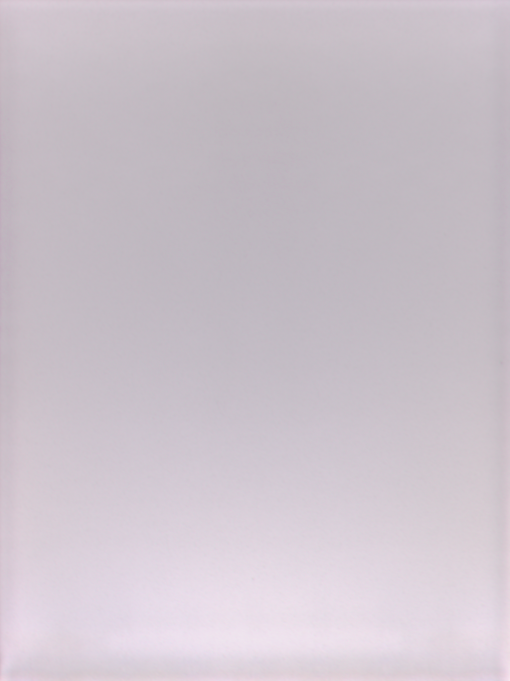
#> input picture White/1_20200328_150422_White_Reg.Png, 510 x 681 px; its folder holds only this picture in this run
$ jupyter execute --allow-errors 'CrossHatch week2_wedns.ipynb'
#> lines starting #> are read from the running program, lines starting #| are printed output that depends on the picture; after the words box and inside, x2 and y2 are one past the last pixel; in counts of white or black regions, pixels touching at a corner belong together
[cell 1]
import numpy as np
import cv2 as cv
import os, sys, glob, scipy, argparse
import matplotlib.pyplot as plt
from scipy import signal
from scipy import fftpack, fft
from scipy.fftpack import fftshift, irfft, rfft
from scipy.signal import blackman

[cell 2]
class CrossHatch(object):
    """generate plots and pass/fail outputs based on frequency vs. distance
    INPUTS:
         1) path: the path that contains all the images
    OUTPUT options:
      1) createDict
      returns: hashtable w/ dictionary key: what # the image is in the dir,
      BUT LATER PLEASE DONT FORGET TO replace with serial number
         dict values:
            a) original image
            b) brg2grey, Scharr edge detection (2d conv), LPF, threshold
            c) y-sobel
            d) fitted contours of minimum enclosing area
            e) plot of FFT score vs. column number
      2) subPlotsLong: 646 subplots for long, or
      3) subPlotsShort: 484 subplots for short crosshatch
      BUT LATER PLEASE REPLACE FFT WITH DCT"""
    def __init__(self, path , rows, col):
        assert os.path.isdir(pathTest), "hey"
        self.path = path
        self.rows = rows
        self.col = col
    def createDict(self):
        # define scharr kernal to convolve along diagonals
        kern = [[0, 1,  0], [1, 0, -1],[ 0, -1 ,0]]
        # define counter to number how many images in the dir
        count = 1
        white = {}
        img = [] # 1st value in dictionary
        imgScharr = [] # 2nd value in dictionary
        score = [] # will be used as numerical value > 0 that quantifies how many cols are crosshatched
        print("Image directory: " + str(self.path))
        print("Number of rows: " + str(self.rows))
        print("Number of col: " + str(self.col))
        for fname in glob.glob(self.path+'/*.Png'):
            #print(fname)
            img.append(cv.imread(fname)) #first value pair
            plt.figure()
            plt.title('White Image ' + str(count) + ": flipped from RGB --> BGR")
            plt.imshow(img[-1])
            #==============================================================
            # 1st VALUE, original pixel BGR mat
            #==============================================================
            im = img.copy()
#> im = 1 item
            imgray = cv.cvtColor(im[-1], cv.COLOR_BGR2GRAY)

            #==============================================================
            # 2nd VALUE, Scharr pixel mat
            #==============================================================
            imgray = cv.bilateralFilter(imgray, 15, 75, 75)
            ret, thresh = cv.threshold(imgray, 10, 255, cv.THRESH_BINARY)
#> thresh: shape (681, 510); every value is 255
            contours, hierarchy = cv.findContours(thresh, cv.RETR_EXTERNAL, cv.CHAIN_APPROX_SIMPLE)
#> contours = [[[0, 0], [0, 680], [509, 680], [509, 0]]]
            im_with_contours = cv.drawContours(im[-1], contours, -1, (0,255,0), 6)
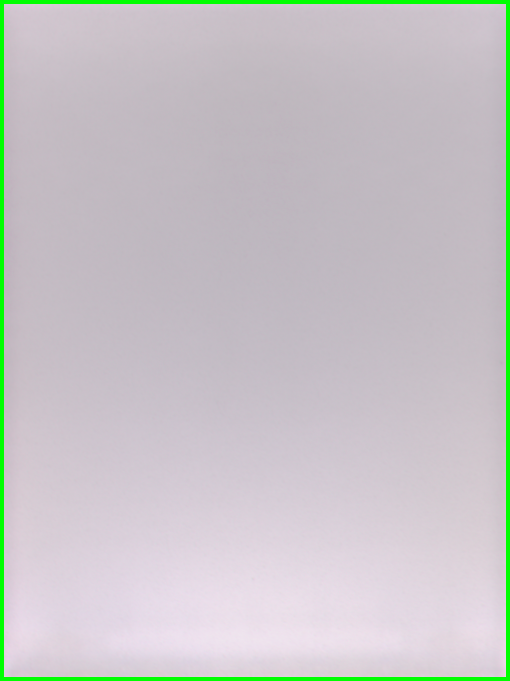
#> im_with_contours: shape (681, 510, 3); mean B, G, R 198.3, 196.9, 198.5
            diag_img = signal.convolve2d(imgray, np.array(kern), boundary='symm', mode='same')
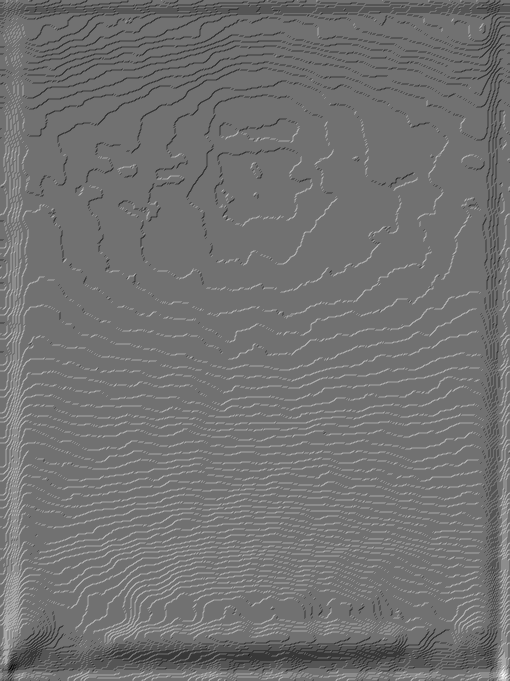
#> diag_img: shape (681, 510) int64; min -4, max 5, mean 0.0452; drawn with min black and max white
            imgScharr.append(diag_img) #2nd value pair
            #plt.figure()
            #plt.title('White Image ' + str(count) + ": Scharr operator + LPF")
            #plt.imshow(diag_img+101, cmap="gray")
            #plt.imshow(diag_img , cmap="gray")
            #plt.show()


            #================================================================
            # https://opencv-python-tutroals.readthedocs.io/en/latest/py_tutorials/py_imgproc/py_canny/py_canny.html
            # https://docs.opencv.org/2.4/doc/tutorials/imgproc/imgtrans/sobel_derivatives/sobel_derivatives.html
            # ^sobelx vs. sobely, we see that sobely will perform better
            # https://docs.opencv.org/trunk/da/d22/tutorial_py_canny.html
            # https://stackoverflow.com/questions/54950777/opencv-drawing-contours-with-various-methods-on-a-poor-image
            #================================================================
            plt.figure()
            diag_cpy = (((diag_img.copy()+2))/4*255).astype(np.uint8) #bc min=-2 and max=+2
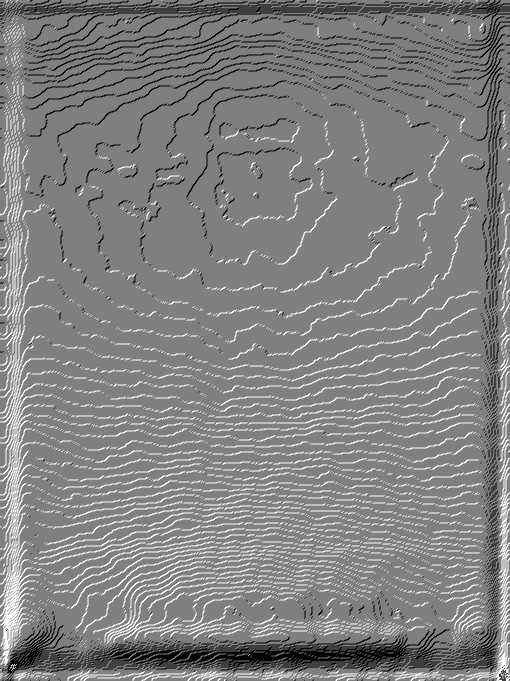
#> diag_cpy: shape (681, 510); min 0, max 255, mean 129.9


            print('max = {}, min = {}'.format(np.max(diag_cpy), np.min(diag_cpy)))
#| max = 255, min = 0
            print(' diag shape = ',diag_cpy.shape)
#|  diag shape =  (681, 510)
            edged = cv.Canny(diag_cpy, 160, 230)
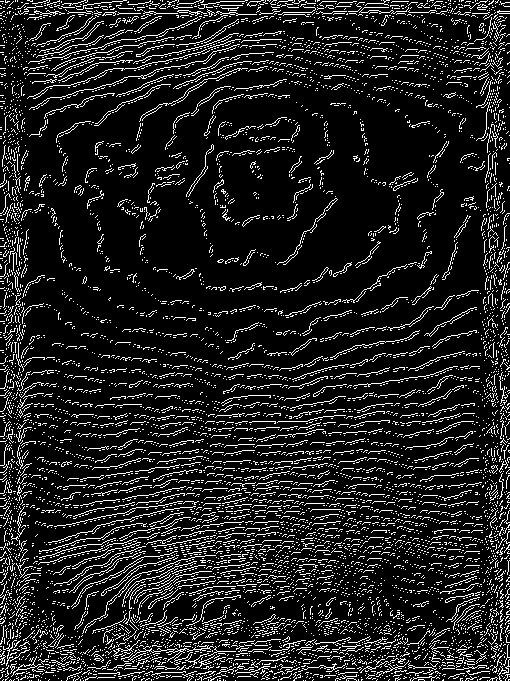
#> edged: shape (681, 510); 12.5% white in thin lines or dots
            #plt.figure()
            #plt.imshow(edged, cmap="gray")
            #plt.show()

            sobelx = cv.Sobel(diag_cpy,cv.CV_64F,1,0,ksize=5)
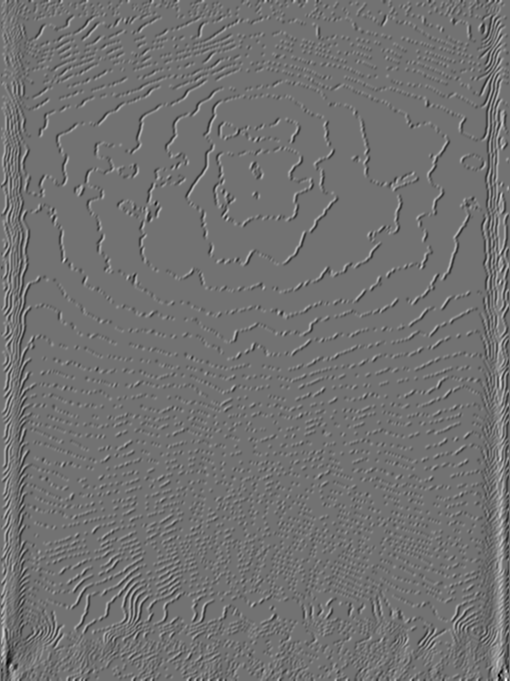
#> sobelx: shape (681, 510) float64; min -7338, max 9008, mean 2.3; drawn with min black and max white
            sobely = cv.Sobel(diag_cpy,cv.CV_64F,0,1,ksize=5)
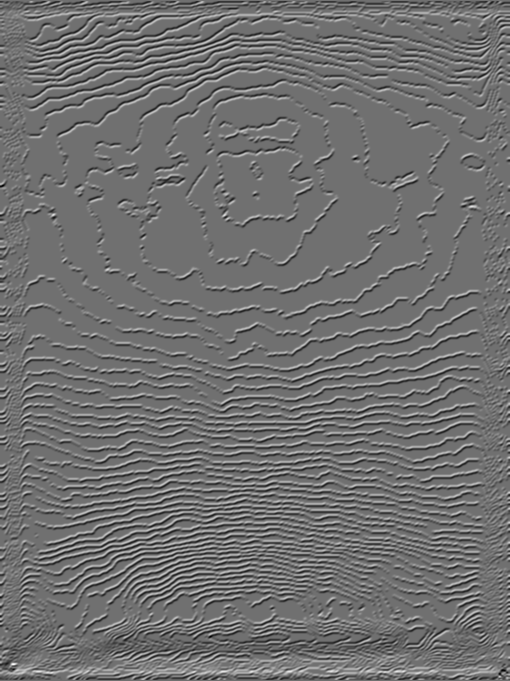
#> sobely: shape (681, 510) float64; min -5924, max 7463, mean 4.2; drawn with min black and max white
            print('sobel max = {}, min = {}'.format(np.max(sobely), np.min(sobely)))
#| sobel max = 7463.0, min = -5924.0

            # [6 lines of commented-out code are left out]
            cnts,_ = cv.findContours(edged.copy()[:,:50], cv.RETR_TREE, cv.CHAIN_APPROX_SIMPLE)
#> cnts = 1221 contours, 1219 with area under 20; largest, box (x1, y1, x2, y2) and area: (11, 656, 41, 677) 56, (18, 664, 36, 670) 50
            print('contours shape {}'.format(np.array(cnts).shape))
            backtorgb = cv.cvtColor(diag_cpy,cv.COLOR_GRAY2RGB)
            cv.drawContours(backtorgb, cnts, -1, (0, 255, 0), 2)

            plt.imshow(backtorgb)
            plt.title('Edged Contours, Scharr -> canny')
            plt.show()


            #====================================================================================================
            # 3rd VALUE, 4 subplots: 1st) spatial domain BGR, 2) plot np.fft.fft, 3) stem fftpack.fftfreq
            #====================================================================================================
            samplingFreq = 100
            samplingInterval = 1 / samplingFreq
            beginTime = 0
            endTime = self.col
            teim = np.arange(beginTime,endTime, 1)
            countPeaks = [] # max valu = 646, counts how many stem peaks there are per column

            for i in range(self.col):
                #figure , axis = plt.subplots(3,1)
                freqRowSamps = np.linspace(0,self.rows-1, self.rows)
                # the issue is x-axis png ranges from 481, y-axis ranges 646, but these values change slightly based on image
                amplitude = imgray[:,i] # ampltiude == # of rows


                #print("--------------------------------------------------------")
                #plt.subplots_adjust ( hspace = 3)
                #time domain representation for CrossHatch periodic signal
                #axis[0].set_title('White Image #%s' % (count) +', Col #%s' % (i) + " Spatial Intensity vs. Pixel distance" )
                #axis[0].set_xlabel('Pixel Distance along y-axis ')
                #axis[0].set_ylabel('Pixel intensity')
                #axis[0].plot(amplitude)

                """
                # https://pythontic.com/visualization/signals/fouriertransform_fft
                plt.subplots_adjust ( hspace = 3)
                # frequency domain representation
                fourierTransf = np.fft.fft(amplitude)/ len(amplitude) # normalize amplitude
                fourierTransf = fourierTransf[range(int(len(amplitude)/2))] #exclude sampling freq??
                tpCount = len(amplitude)
                val = np.arange(int(tpCount/2))
                timePer = tpCount/samplingFreq
                freq = val/timePer
                axis[1].set_title('White Image # %s' % (count) +', Col # %s' % (i) + " FFT Intensity vs. Pixel distance fft.fft plot " )
                axis[1].set_xlabel('Frequency along y-axis pixel locations')
                axis[1].set_ylabel('Amplitude')
                axis[1].plot(freq, abs(fourierTransf))
                # https://docs.scipy.org/doc/scipy-0.14.0/reference/tutorial/fftpack.html
                # Windowing the signal with a dedicated window function helps mitigate spectral leakage.
                # a Blackman window from scipy.signal and shows the effect of windowing
                # try irfft, rfft, fftshift?
                plt.subplots_adjust ( hspace = 3)
                yf = fft(amplitude)
                w = blackman(self.rows)
                ywf = irfft(w*yf)
                axis[3].set_title('White Image # %s' % (count) +', Col # %s' % (i) + " FFT Intensity vs. Pixel distance fft.fft semilogy" )
                axis[3].set_xlabel('Frequency along y-axis pixel locations')
                axis[3].set_ylabel('Amplitude')
                #axis[3].set_xlim(-samplingFreq / 2, samplingFreq / 2)
                #axis[3].set_ylim(-2, 100000)
                axis[3].semilogy(frequen, np.abs(ywf))
                print("--------------------------------------------------------")
                """

                # https://www.oreilly.com/library/view/elegant-scipy/9781491922927/ch04.html
                #plt.subplots_adjust ( hspace = 3)
                X = fftpack.fft(amplitude)
                amplitude1 = fftpack.fftfreq(len(amplitude))*samplingFreq
                #axis[1].set_title('Image #%s' % (count) +', Col #%s' % (i) + " FFT Intensity vs. Pixel distance (fftpack.fftfreq) stem " )
                #axis[1].set_xlabel('Frequency along y-axis pixel locations')
                #axis[1].set_ylabel('Amplitude')
                #axis[1].set_xlim(-5, samplingFreq / 1.2)
                #axis[1].set_ylim(-2, 600)
                #print(max(np.abs(X)))
                #axis[1].stem(freqRowSamps, np.abs(X), use_line_collection = True)

                #plt.subplots_adjust ( hspace = 3)
                # https://pythonawesome.com/overview-of-the-peaks-dectection-algorithms-available-in-python/
                #freqPeaks = scipy.signal.find_peaks( np.abs(X) , height=[200, 1000000] )
                freqPeaks = scipy.signal.find_peaks( np.abs(X) , height=[200, 800] )
                indexPeaks = freqPeaks[0]
                heightPeaks = np.array(list(freqPeaks[1].values()) , dtype = object)
                heightPeaks = heightPeaks[0]
                #print('height peaks: ' + str(heightPeaks))
                #print('index peaks: ' + str(indexPeaks))
                #axis[2].set_title('Image #%s' % (count) +', Col #%s' % (i) + " Peaks")
                #axis[2].set_ylabel('Amplitude')
                #axis[2].set_xlabel('Frequency along y-axis pixel locations')
                #axis[2].set_xlim(-5, samplingFreq / 1.2)
                #axis[2].set_ylim(-2, 600)
                if heightPeaks.size > 0:
                    #axis[2].stem(indexPeaks,heightPeaks, use_line_collection=True)
                    countPeaks.append(len(heightPeaks))
                else:
                    countPeaks.append(0)

            print('length crosshatch is ' + str(len(countPeaks)))
            isCrossHatch = sum(countPeaks)
            score.append(isCrossHatch)
            plt.figure()
            plt.plot(countPeaks,'bo')
            plt.title("Number of peaks in FFT spectrum vs. Column location")
            plt.xlabel("Column #")
            plt.ylabel("Number of peaks")
            plt.show()

            # [4 lines of commented-out code are left out]
            white.update( { 'white %s' % (count): (img[count-1]  , imgScharr[count-1], score[count-1])  } )

            count = count +1

[cell 3]
pathTest = '/Users/estepark/Documents/week1_thurs/GRR_Sample/Vermouth_EVT/20181126/Images/Reg/White'
isdir = os.path.isdir(pathTest)

stuff = CrossHatch(path = pathTest, rows=  646, col= 480)
#> (the rest of this cell did not finish here and is left out)

#> (a cell that did not finish here is left out)

[cell 5]
import scipy
amplitude1 = [100,5,150,3,200,1,150,9,100]
time = [1,2,3,4,5,6,7,8,9]
plt.plot(time,amplitude1)
a=scipy.signal.find_peaks(amplitude1,height=[125,175 ]  )
print("index is " + str(a[0]))
print(a[1].keys())
heights = np.array(list(a[1].values() ), dtype = float)
#heights = heights[0]
print("heights is " +str(heights))
print(len( heights  ))
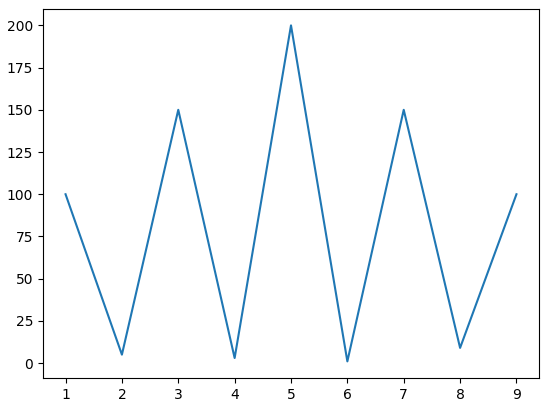
#> figure drawn by matplotlib, 1 panel
